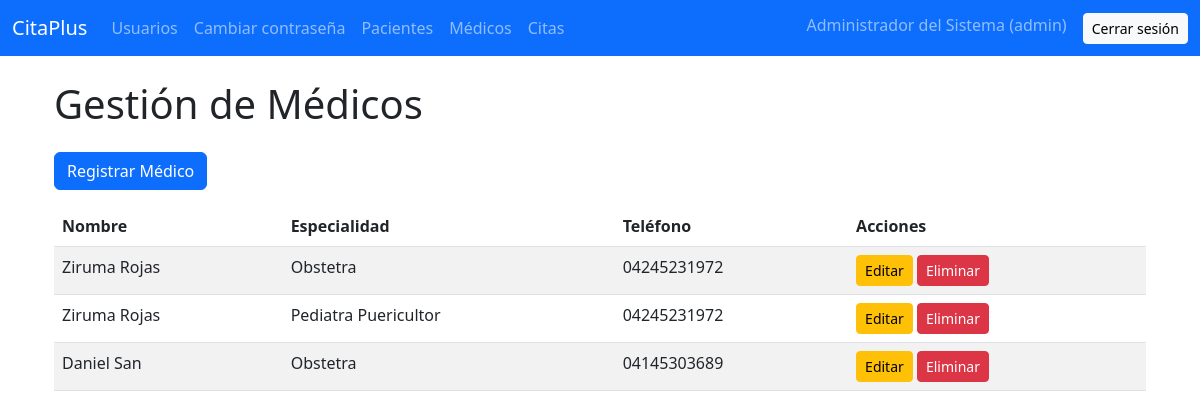
Screenshot of /medicos (signed in) with the database file from the repository.
### tables this page shows
CREATE TABLE usuarios (
    id INTEGER PRIMARY KEY AUTOINCREMENT,
    nombre TEXT NOT NULL,
    usuario TEXT NOT NULL UNIQUE,
    password TEXT NOT NULL,
    rol TEXT NOT NULL CHECK (rol IN ('admin', 'secretaria', 'medico', 'paciente')),
    medico_id INTEGER,
    paciente_id INTEGER,
    FOREIGN KEY (medico_id) REFERENCES medicos(id),
    FOREIGN KEY (paciente_id) REFERENCES pacientes(id)
);

CREATE TABLE medicos (
    id INTEGER PRIMARY KEY AUTOINCREMENT,
    nombre TEXT NOT NULL,
    especialidad TEXT NOT NULL,
    telefono TEXT NOT NULL
);

### app.py (the view)
@app.route("/medicos")
@login_required
@solo_secretaria
def medicos_view():
    conn = get_db_connection()
    medicos = conn.execute("SELECT * FROM medicos").fetchall()
    conn.close()
    return render_template("medicos.html", medicos=medicos)

### app.py (called while the page is built)
def solo_secretaria(f):
    @wraps(f)
    def wrapper(*args, **kwargs):
        if current_user.rol not in ("secretaria", "admin"):
            abort(403)
        return f(*args, **kwargs)
    return wrapper

@login_manager.user_loader
def load_user(user_id):
    conn = sqlite3.connect("cita_plus.db")
    cursor = conn.cursor()
    cursor.execute("SELECT * FROM usuarios WHERE id = ?", (user_id,))
    row = cursor.fetchone()
    conn.close()
    if row:
        return Usuario(row[0], row[1], row[2], row[4], row[5], row[6])
    return None

def get_db_connection():
    conn = sqlite3.connect("cita_plus.db")
    conn.row_factory = sqlite3.Row
    return conn

### templates/medicos.html (shortened to what this page needs)
{% extends "base.html" %}
{% block content %}
<div class="container mt-4">
    <h1 class="mb-4">Gestión de Médicos</h1>
    <a href="/medicos/registrar" class="btn btn-primary mb-3">Registrar Médico</a>
    <table class="table table-striped">
        <thead>
            <tr>
                <th>Nombre</th>
                <th>Especialidad</th>
                <th>Teléfono</th>
                <th>Acciones</th>
            </tr>
        </thead>
        <tbody>
            {% for m in medicos %}
            <tr>
                <td>{{ m.nombre }}</td>
                <td>{{ m.especialidad }}</td>
                <td>{{ m.telefono }}</td>
                <td>
                    <a href="/medicos/editar/{{ m.id }}" class="btn btn-warning btn-sm">Editar</a>
                    <a href="/medicos/eliminar/{{ m.id }}"
                       class="btn btn-danger btn-sm"
                       onclick="return confirm('¿Seguro que deseas eliminar este médico?');">
                       Eliminar
                    </a>
                </td>
            </tr>
            {% endfor %}
        </tbody>
    </table>
</div>
{% endblock %}

### templates/base.html (shortened to what this page needs)
<!DOCTYPE html>
<html lang="es">
<head>
    <link rel="stylesheet" href="https://cdn.jsdelivr.net/npm/bootstrap@5.3.0/dist/css/bootstrap.min.css">
</head>
<body>
<nav class="navbar navbar-expand-lg navbar-dark bg-primary">
    <div class="container-fluid">
        <a class="navbar-brand" href="{{ url_for('home') }}">
            CitaPlus
        </a>
        <div class="collapse navbar-collapse" id="navbarNav">
            <ul class="navbar-nav me-auto">
                {% if current_user.is_authenticated %}
                {% if current_user.rol == "admin" %}
                <li class="nav-item">
                    <a class="nav-link" href="{{ url_for('usuarios_view') }}">Usuarios</a>
                </li>
                {% endif %}
                <li class="nav-item">
                    <a class="nav-link" href="{{ url_for('cambiar_contrasena') }}">Cambiar contraseña</a>
                </li>
                    {% if current_user.rol in ["admin", "secretaria"] %}
                        <li class="nav-item">
                            <a class="nav-link" href="{{ url_for('pacientes_view') }}">Pacientes</a>
                        </li>
                        <li class="nav-item">
                            <a class="nav-link" href="{{ url_for('medicos_view') }}">Médicos</a>
                        </li>
                        <li class="nav-item">
                            <a class="nav-link" href="{{ url_for('citas_view') }}">Citas</a>
                        </li>
                    {% endif %}
                {% endif %}
            </ul>
            <ul class="navbar-nav">
                {% if current_user.is_authenticated %}
                    <li class="nav-item">
                        <span class="navbar-text me-3">
                            {{ current_user.nombre }} ({{ current_user.rol }})
                        </span>
                    </li>
                    <li class="nav-item">
                        <a class="btn btn-light btn-sm" href="{{ url_for('logout') }}">Cerrar sesión</a>
                    </li>
                {% else %}
                    <li class="nav-item">
                        <a class="btn btn-light btn-sm" href="{{ url_for('login') }}">Iniciar sesión</a>
                    </li>
                {% endif %}
            </ul>
        </div>
    </div>
</nav>
<div class="container mt-4">
    {% block content %}{% endblock %}
</div>
</body>
</html>

### rows the page displays
usuarios: nombre "Administrador del Sistema", rol "admin"
medicos: nombre "Ziruma Rojas", especialidad "Obstetra", telefono "04245231972"
medicos: nombre "Ziruma Rojas", especialidad "Pediatra Puericultor", telefono "04245231972"
medicos: nombre "Daniel San", especialidad "Obstetra", telefono "04145303689"
